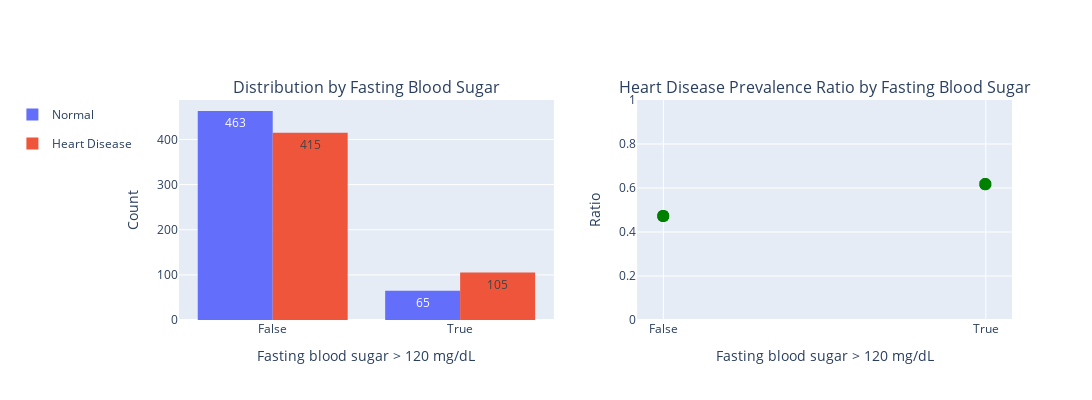

This figure's notebook cell:
### Markdown cell above
- Resting blood sugar refers to the level of glucose in the blood when the person is at rest, typically after not having eaten for several hours.
- The reference range for resting blood sugar is set at 120 mg/dl. If the fasting blood sugar value exceeds 120 mg/dl, it is considered elevated or high (True), while values equal to or below 120 mg/dl are considered normal (False).

### Code cell
# Create the histogram for fasting blood sugar
fig_hist_sugar = px.histogram(df_2, x='fasting blood sugar', color='target', barmode='group')
fig_hist_sugar.update_traces(texttemplate='%{value}')

# Heart Disease Prevalence Ratio by fasting blood sugar
df_2['hd_ratio_sugar'] = df_2.apply(lambda row:
                             df_2.loc[df_2['target'] == 'Heart Disease']['fasting blood sugar'].value_counts().get(row['fasting blood sugar'], 0) /
                             df_2['fasting blood sugar'].value_counts().get(row['fasting blood sugar'], 1),
                             axis=1)

fig_scatter_sugar = px.scatter(df_2, x='fasting blood sugar', y='hd_ratio_sugar')
fig_scatter_sugar.update_traces(marker=dict(color='green', size=12),selector=dict(mode="markers"))

# Create subplots to display the histograms and scatter plots horizontally
fig_sugar = make_subplots(rows=1, cols=2, subplot_titles=("Distribution by Fasting Blood Sugar",
                                                     "Heart Disease Prevalence Ratio by Fasting Blood Sugar"))

for trace in fig_hist_sugar['data']:
    fig_sugar.add_trace(trace, row=1, col=1)

for trace in fig_scatter_sugar['data']:
    fig_sugar.add_trace(trace, row=1, col=2)

fig_sugar.update_layout(width=1200, height=400, showlegend=True, legend=dict(x=-0.2, y=1.0))

# Update axes labels and titles
fig_sugar.update_xaxes(title_text="Fasting blood sugar > 120 mg/dL", row=1, col=1)
fig_sugar.update_yaxes(title_text="Count", row=1, col=1)
fig_sugar.update_xaxes(title_text="Fasting blood sugar > 120 mg/dL", row=1, col=2)
fig_sugar.update_yaxes(title_text="Ratio",range=[0, 1], row=1, col=2)

fig_sugar.show()

### Figure 1 — Plotly figure (JSON) as saved in the notebook; plotly's stock layout.template omitted (floating-point values rounded to 4 significant figures; data arrays with more than 128 entries replaced by an {"elided": "..."} marker saying what was removed)
{"data": [{"alignmentgroup": "True", "bingroup": "x", "hovertemplate": "target=Normal<br>fasting blood sugar=%{x}<br>count=%{y}<extra></extra>", "legendgroup": "Normal", "marker": {"color": "#636efa", "pattern": {"shape": ""}}, "name": "Normal", "offsetgroup": "Normal", "orientation": "v", "showlegend": true, "texttemplate": "%{value}", "type": "histogram", "x": {"elided": "528 str values"}, "xaxis": "x", "yaxis": "y"}, {"alignmentgroup": "True", "bingroup": "x", "hovertemplate": "target=Heart Disease<br>fasting blood sugar=%{x}<br>count=%{y}<extra></extra>", "legendgroup": "Heart Disease", "marker": {"color": "#EF553B", "pattern": {"shape": ""}}, "name": "Heart Disease", "offsetgroup": "Heart Disease", "orientation": "v", "showlegend": true, "texttemplate": "%{value}", "type": "histogram", "x": {"elided": "520 str values"}, "xaxis": "x", "yaxis": "y"}, {"hovertemplate": "fasting blood sugar=%{x}<br>hd_ratio_sugar=%{y}<extra></extra>", "legendgroup": "", "marker": {"color": "green", "size": 12, "symbol": "circle"}, "mode": "markers", "name": "", "showlegend": false, "type": "scattergl", "x": {"elided": "1048 str values"}, "xaxis": "x2", "y": {"elided": "1048 float values"}, "yaxis": "y2"}], "layout": {"annotations": [{"font": {"size": 16}, "showarrow": false, "text": "Distribution by Fasting Blood Sugar", "x": 0.225, "xanchor": "center", "xref": "paper", "y": 1, "yanchor": "bottom", "yref": "paper"}, {"font": {"size": 16}, "showarrow": false, "text": "Heart Disease Prevalence Ratio by Fasting Blood Sugar", "x": 0.775, "xanchor": "center", "xref": "paper", "y": 1, "yanchor": "bottom", "yref": "paper"}], "height": 400, "legend": {"x": -0.2, "y": 1}, "showlegend": true, "width": 1200, "xaxis": {"anchor": "y", "domain": [0, 0.45], "title": {"text": "Fasting blood sugar > 120 mg/dL"}}, "xaxis2": {"anchor": "y2", "domain": [0.55, 1], "title": {"text": "Fasting blood sugar > 120 mg/dL"}}, "yaxis": {"anchor": "x", "domain": [0, 1], "title": {"text": "Count"}}, "yaxis2": {"anchor": "x2", "domain": [0, 1], "range": [0, 1], "title": {"text": "Ratio"}}}}
